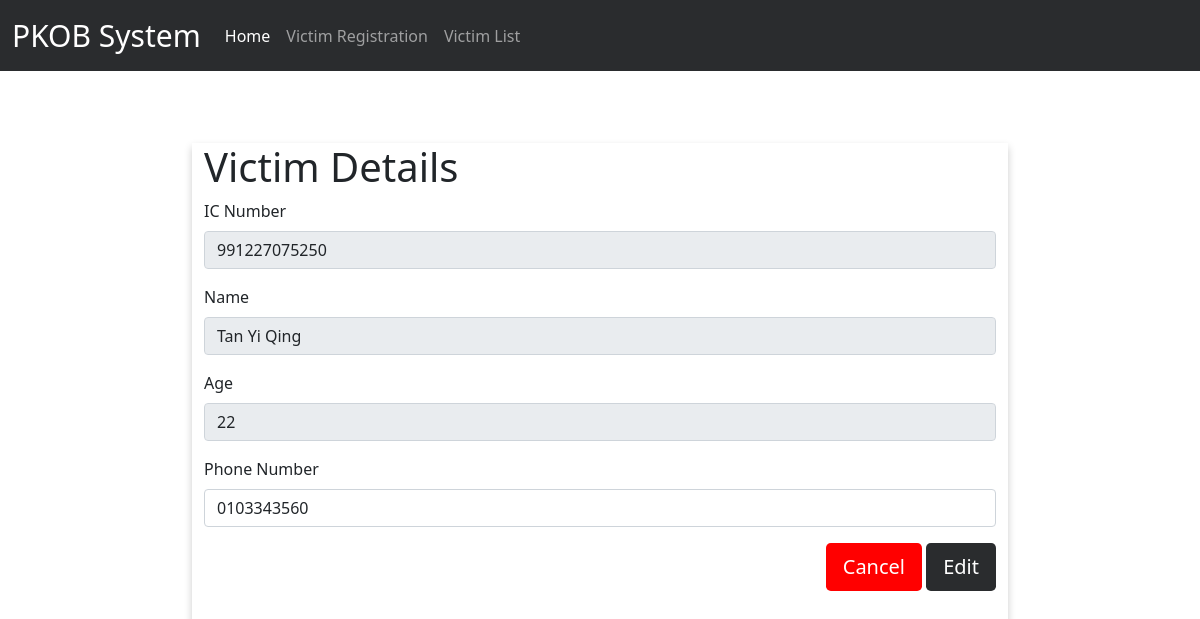
The page /pkob/viewdata/991227075250 on the database its author committed.
### App_Victim/models.py (models this page shows)
class Victim(models.Model):
    timestamp = models.DateTimeField(auto_now_add=True)
    ic_no = models.CharField(primary_key=True, max_length=15, verbose_name='IcNo')
    name = models.CharField(max_length=255, verbose_name='Name')
    hp_no = models.CharField(max_length=15, verbose_name='Phone')
    @property
    def calc_age(self):
        ic_year = self.ic_no[:2]
        current_year = datetime.now().year
        now = str(current_year)[:2]
        if int(now + ic_year) <= current_year:
            return current_year - (int(now + "00") + int(ic_year))
        else:
            return current_year - (int(now + "00") - 100 + int(ic_year))

### App_Victim/views.py (the view, shortened to what this page needs)
# urls.py: path('viewdata/<ic>', views.victim_detail, name="victim-detail"),
def victim_detail(request, ic):
    victim = Victim.objects.get(pk=ic)
    return render(request, 'App_Victim/victimdetails.html', context={'victim': victim})

### App_Victim/templates/App_Victim/victimdetails.html (shortened to what this page needs)
{% extends "App_Victim/base.html" %}
{% block content %}
        <form action="" method="post">
            <h1>Victim Details</h1>
            <div class="mb-3">
                <label for="formGroupExampleInput" class="form-label">IC Number</label>
                <input type="text" class="form-control" maxlength="12" name="ic_no" value="{{ victim.ic_no }}" readonly>
            </div>
            <div class="mb-3">
              <label for="formGroupExampleInput2" class="form-label">Name</label>
              <input type="text" class="form-control" name="name" value="{{ victim.name }}" readonly>
            </div>
            <div class="mb-3">
              <label for="formGroupExampleInput2" class="form-label">Age</label>
              <input type="text" class="form-control" name="age" value="{{ victim.calc_age }}" readonly>
            </div>
            <div class="mb-3">
              <label for="formGroupExampleInput2" class="form-label">Phone Number</label>
              <input type="text" class="form-control" name="hp_no" value="{{ victim.hp_no }}">
            </div>
            <div style="text-align: right">
                <a href="{% url "view" %}"><button type="button" class="btn btn-primary btn-lg" style="background-color: red;border-color: transparent">Cancel</button></a>
                <button type="submit" class="btn btn-secondary btn-lg" style="background-color: #2a2c2e;border-color: transparent">Edit</button>
            </div>
        </form>
{% endblock %}

### rows shown on the page
Victim: ic_no "991227075250", name "Tan Yi Qing", age "22", hp_no "0103343560"
